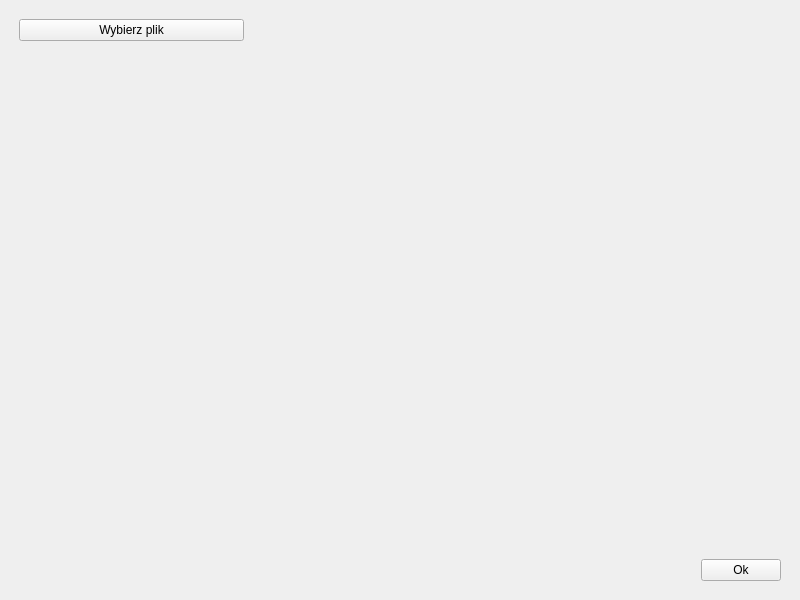
<?xml version="1.0" encoding="UTF-8"?>
<ui version="4.0">
 <class>MainWindow</class>
 <widget class="QMainWindow" name="MainWindow">
  <property name="geometry">
   <rect>
    <x>0</x>
    <y>0</y>
    <width>800</width>
    <height>600</height>
   </rect>
  </property>
  <property name="windowTitle">
   <string>MainWindow</string>
  </property>
  <widget class="QWidget" name="centralwidget">
   <layout class="QGridLayout" name="gridLayout_3">
    <item row="1" column="0">
     <layout class="QGridLayout" name="gridLayout_2" rowstretch="1,0,0,0" columnstretch="1,0,0,0">
      <property name="sizeConstraint">
       <enum>QLayout::SetMinimumSize</enum>
      </property>
      <property name="leftMargin">
       <number>10</number>
      </property>
      <property name="topMargin">
       <number>10</number>
      </property>
      <property name="rightMargin">
       <number>10</number>
      </property>
      <property name="bottomMargin">
       <number>10</number>
      </property>
      <property name="horizontalSpacing">
       <number>6</number>
      </property>
      <property name="verticalSpacing">
       <number>16</number>
      </property>
      <item row="3" column="2">
       <spacer name="horizontalSpacer_5">
        <property name="orientation">
         <enum>Qt::Horizontal</enum>
        </property>
        <property name="sizeHint" stdset="0">
         <size>
          <width>40</width>
          <height>20</height>
         </size>
        </property>
       </spacer>
      </item>
      <item row="2" column="0">
       <spacer name="verticalSpacer_2">
        <property name="orientation">
         <enum>Qt::Vertical</enum>
        </property>
        <property name="sizeHint" stdset="0">
         <size>
          <width>20</width>
          <height>40</height>
         </size>
        </property>
       </spacer>
      </item>
      <item row="3" column="3">
       <widget class="QPushButton" name="btn_ok">
        <property name="text">
         <string>Ok</string>
        </property>
       </widget>
      </item>
      <item row="0" column="0">
       <widget class="QPushButton" name="choose_file_btn">
        <property name="sizePolicy">
         <sizepolicy hsizetype="Maximum" vsizetype="Fixed">
          <horstretch>0</horstretch>
          <verstretch>0</verstretch>
         </sizepolicy>
        </property>
        <property name="minimumSize">
         <size>
          <width>225</width>
          <height>0</height>
         </size>
        </property>
        <property name="text">
         <string>Wybierz plik</string>
        </property>
       </widget>
      </item>
      <item row="1" column="1" colspan="2">
       <spacer name="horizontalSpacer">
        <property name="orientation">
         <enum>Qt::Horizontal</enum>
        </property>
        <property name="sizeType">
         <enum>QSizePolicy::Minimum</enum>
        </property>
        <property name="sizeHint" stdset="0">
         <size>
          <width>68</width>
          <height>20</height>
         </size>
        </property>
       </spacer>
      </item>
      <item row="0" column="2" colspan="2">
       <widget class="QLabel" name="choose_file_label">
        <property name="minimumSize">
         <size>
          <width>100</width>
          <height>0</height>
         </size>
        </property>
        <property name="text">
         <string/>
        </property>
       </widget>
      </item>
     </layout>
    </item>
   </layout>
  </widget>
 </widget>
 <resources/>
 <connections/>
</ui>
